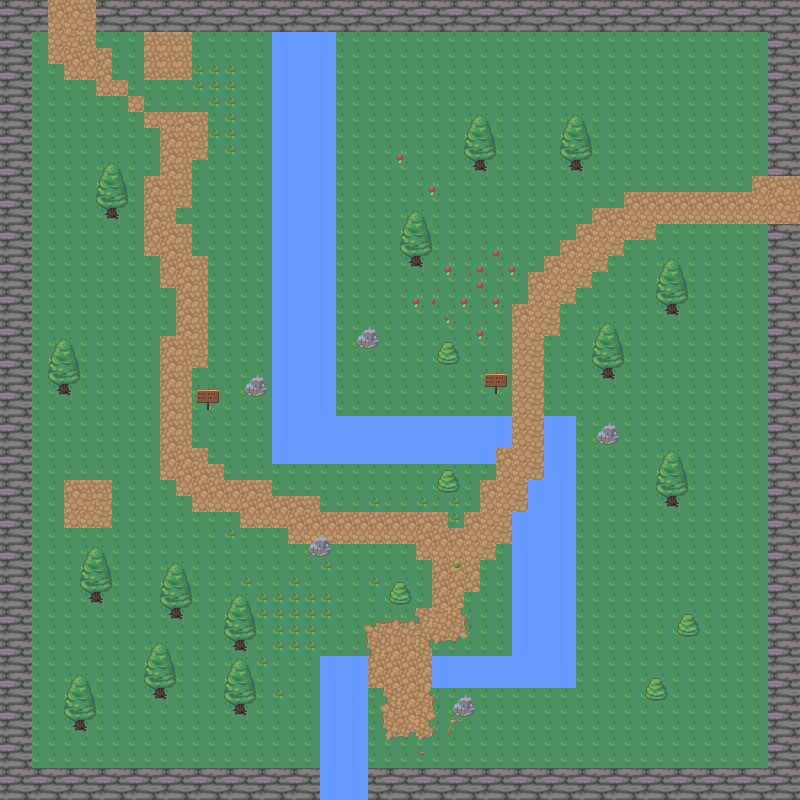

A 2D game scene composited from a Tiled map and its tileset images. What follows is a short description and the map's XML, with each tile layer's data collapsed to a summary:
An orthogonal 50x50 tile map with 16x16 px tiles, 7 tile layers (backgound, walls, rivers, path, ...) and 49 objects (40x collision, 2x tp, spawn, zone de chargement, retour maisontest, ...).

<map version="1.8" tiledversion="1.8.0" orientation="orthogonal" renderorder="right-down" width="50" height="50" tilewidth="16" tileheight="16" infinite="0" nextlayerid="10" nextobjectid="67">
 <tileset firstgid="1" source="RPG Nature Tileset.tsx" />
 <layer id="1" name="backgound" width="50" height="50">
  <data>[2500 cells, 2500 non-empty, 1 distinct tile ids]</data>
 </layer>
 <layer id="2" name="walls" width="50" height="50">
  <data>[2500 cells, 384 non-empty, 4 distinct tile ids]</data>
 </layer>
 <layer id="3" name="rivers" width="50" height="50">
  <data>[2500 cells, 254 non-empty, 4 distinct tile ids]</data>
 </layer>
 <layer id="4" name="path" width="50" height="50">
  <data>[2500 cells, 289 non-empty, 41 distinct tile ids]</data>
 </layer>
 <objectgroup id="5" name="spawn">
  <object id="1" name="spawn" x="173.852" y="419.857">
   <point />
  </object>
  <object id="15" name="mur_nord_E" type="collision" x="96" y="0" width="703.75" height="31.75" />
  <object id="16" name="mur_E_N" type="collision" x="767.75" y="32.25" width="32.25" height="143.75" />
  <object id="17" name="mur_E_S" type="collision" x="767.75" y="224" width="32.25" height="576" />
  <object id="18" name="mur_S_E" type="collision" x="368.5" y="768" width="431.25" height="32.25" />
  <object id="19" name="mur_S_O" type="collision" x="0.5" y="768.25" width="319.25" height="31.75" />
  <object id="20" name="mur_O" type="collision" x="0" y="0.5" width="31.75" height="768.75" />
  <object id="21" name="mur_nord_O" type="collision" x="31.75" y="-0.25" width="16.75" height="31.75" />
  <object id="22" name="river_1" type="collision" x="320" y="655.5" width="48" height="144" />
  <object id="23" name="river 2" type="collision" x="432.058" y="656.011" width="143.899" height="31.9891" />
  <object id="24" name="river3" type="collision" x="512.12" y="512" width="63.8261" height="144.033" />
  <object id="25" name="river4" type="collision" x="528.109" y="480.076" width="47.9457" height="31.9239" />
  <object id="26" name="river5" type="collision" x="544" y="415.989" width="32" height="64.1522" />
  <object id="27" name="river6" type="collision" x="496" y="416.25" width="16" height="31.5" />
  <object id="28" name="river7" type="collision" x="272.017" y="416.25" width="224.233" height="47.7444" />
  <object id="29" name="river8" type="collision" x="272.022" y="32" width="63.7278" height="384.5" />
 </objectgroup>
 <layer id="8" name="decoration" width="50" height="50">
  <data>[2500 cells, 175 non-empty, 17 distinct tile ids]</data>
 </layer>
 <layer id="6" name="paneaux" width="50" height="50">
  <data>[2500 cells, 28 non-empty, 6 distinct tile ids]</data>
 </layer>
 <layer id="9" name="devant" width="50" height="50">
  <data>[2500 cells, 84 non-empty, 6 distinct tile ids]</data>
 </layer>
 <objectgroup id="7" name="objet a interragire">
  <object id="10" name="panneaux chemin 1" type="collision" x="484.75" y="373.75" width="21.75" height="13" />
  <object id="30" name="arbre 1" type="collision" x="106.818" y="208.545" width="9.18182" height="9.54545" />
  <object id="31" name="arbre2" type="collision" x="58.9091" y="384.091" width="10" height="10.6364" />
  <object id="32" name="arbre 3" type="collision" x="91.125" y="592.5" width="10.625" height="10.375" />
  <object id="33" name="arbre4" type="collision" x="171.5" y="608.5" width="9.125" height="10.5" />
  <object id="34" name="arbre 5" type="collision" x="235.25" y="640.375" width="9.875" height="10.625" />
  <object id="35" name="arbre 6" type="collision" x="235.25" y="704" width="9.75" height="10.375" />
  <object id="36" name="arbre 7" type="collision" x="155.25" y="688.125" width="9.875" height="10.875" />
  <object id="37" name="arbre 8" type="collision" x="75.25" y="720.375" width="8.875" height="9.875" />
  <object id="39" name="arbre 9" type="collision" x="667.455" y="496.182" width="9.45455" height="10.3636" />
  <object id="40" name="arbre 10" type="collision" x="603.273" y="368.364" width="9.45455" height="10.5455" />
  <object id="41" name="arbre 11" type="collision" x="666.909" y="303.818" width="9.63636" height="10" />
  <object id="43" name="arbres 13" type="collision" x="475.636" y="159.455" width="8.90909" height="11.0909" />
  <object id="45" name="arbres 12" type="collision" x="571.909" y="158.818" width="8.90909" height="11.0909" />
  <object id="46" name="arbres 14" type="collision" x="411.545" y="255.909" width="8.90909" height="11.0909" />
  <object id="47" name="rocher 1" type="collision" x="245.636" y="385.091" width="20.3636" height="11.6364" />
  <object id="48" name="rocher 1" type="collision" x="252.909" y="378.182" width="10.3636" height="6.36364" />
  <object id="49" name="rocher 3" type="collision" x="357.693" y="337.261" width="20.3636" height="11.6364" />
  <object id="50" name="rocher 3" type="collision" x="364.966" y="330.352" width="10.3636" height="6.36364" />
  <object id="51" name="rocher 2" type="collision" x="310.121" y="544.136" width="20.3636" height="12.1364" />
  <object id="52" name="rocher 2" type="collision" x="316.894" y="537.977" width="10.7698" height="6.08239" />
  <object id="53" name="rocher 2" type="collision" x="598.333" y="432.133" width="20.3636" height="12.1364" />
  <object id="54" name="rocher 2" type="collision" x="605.106" y="425.974" width="10.7698" height="6.08239" />
  <object id="55" name="rocher 2" type="collision" x="454.36" y="704.303" width="20.3636" height="12.1364" />
  <object id="56" name="rocher 2" type="collision" x="461.133" y="698.144" width="10.7698" height="6.08239" />
  <object id="57" name="tp maison test" type="zone de chargement" x="80.6667" y="495.667" width="15.3333" height="15.6667" />
  <object id="58" name="retour maisontest" x="165.083" y="508.875">
   <point />
  </object>
  <object id="61" name="entrer manoir maptest" type="tp" x="48" y="0" width="48" height="16" />
  <object id="62" name="sortie manoir maptest" type="tp" x="57.0909" y="46.1818">
   <point />
  </object>
  <object id="63" name="entrer manoir petit" x="784" y="176" width="16" height="48" />
  <object id="64" name="sortie manoir petit(overword)" x="722.25" y="175.5">
   <point />
  </object>
  <object id="65" name="sortie manoir moyen" x="238" y="98">
   <point />
  </object>
  <object id="66" name="entrer manoir moyen" x="148.5" y="34.5" width="41" height="43.5" />
 </objectgroup>
</map>
